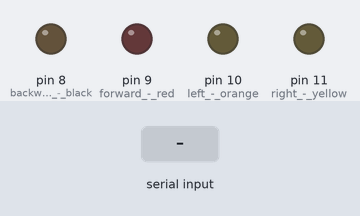
Recording of a sketch running on a simulated Arduino Uno, built with avr-gcc and run on an emulated ATmega328P. On the bench: output pins drawn as LEDs (lit = HIGH). Inputs (shaded band) come from the test bench.

Above: at 1.2 s.
1.3 s: "left_on\n" received over Serial
At 1.8 s:
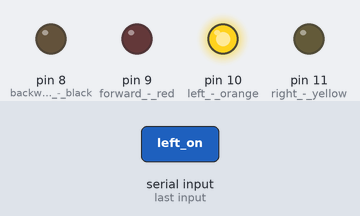
2.8 s: "right_on\n" received over Serial
At 4.0 s:
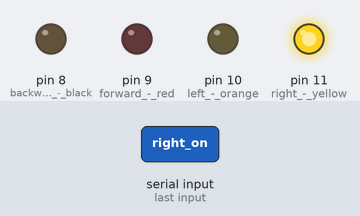
4.3 s: "backward_on\n" received over Serial
At 5.4 s:
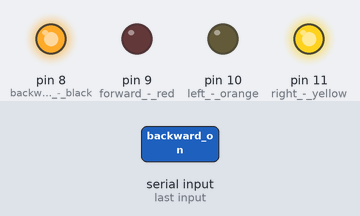
5.8 s: "right_off\n" received over Serial
At 6.5 s:
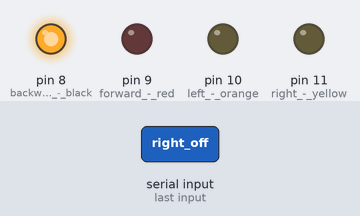
7.3 s: "forward_on\n" received over Serial
At 7.7 s:
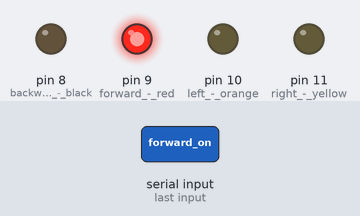
8.8 s: "forward_off\n" received over Serial
At 10.1 s:
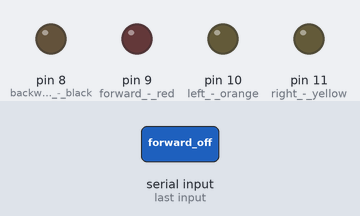
Timing chart, 0 to 11.3 s (numbered marks = the images above; inputs shaded):
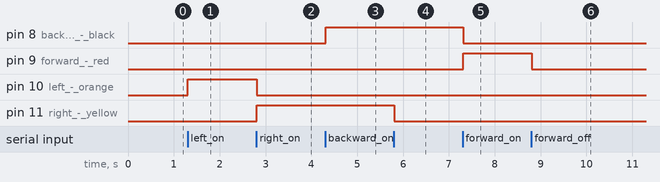

The sketch:

mainSetupARD.ino
```cpp
// arduino code
// read the string from the serial port and turn on/off the associated pin
int x;
String str;

void setup()
{
  Serial.begin(9600);
  pinMode(8, OUTPUT); // backward - black
  pinMode(9, OUTPUT); // forward - red
  pinMode(10, OUTPUT); // left - orange
  pinMode(11, OUTPUT); // right - yellow
}

void loop()
{
  if(Serial.available() >= 0)
  {
    str = Serial.readStringUntil('\n');
    if (str.equals("left_on")) {
      digitalWrite(11, LOW);
      digitalWrite(10, HIGH);
    }
    if (str.equals("left_off")) {
      digitalWrite(10, LOW);
    }
    if (str.equals("right_on")) {
      digitalWrite(10, LOW);
      digitalWrite(11, HIGH);
    }
    if (str.equals("right_off")) {
      digitalWrite(11, LOW);
    }
    if (str.equals("backward_on")) {
      digitalWrite(9, LOW);
      digitalWrite(8, HIGH);
    }
    if (str.equals("backward_off")) {
      digitalWrite(8, LOW);
    }
    if (str.equals("forward_on")) {
      digitalWrite(8, LOW);
      digitalWrite(9, HIGH);
    }
    if (str.equals("forward_off")) {
      digitalWrite(9, LOW);
    }
  }
}
```

Measured:
- after the input at 1.3 s, pin 10 (left_-_orange): LOW → HIGH at once
- after the input at 2.8 s, pin 10 (left_-_orange): HIGH → LOW at once; pin 11 (right_-_yellow): LOW → HIGH at once
- after the input at 4.3 s, pin 8 (backward_-_black): LOW → HIGH at once
- after the input at 5.8 s, pin 11 (right_-_yellow): HIGH → LOW at once
- after the input at 7.3 s, pin 8 (backward_-_black): HIGH → LOW at once; pin 9 (forward_-_red): LOW → HIGH at once
- after the input at 8.8 s, pin 9 (forward_-_red): HIGH → LOW at once
